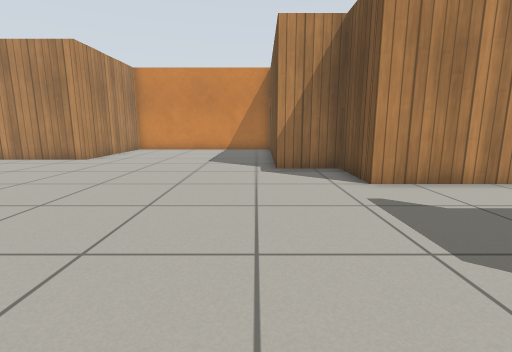
View 1 (above)

24 first-person views from a walk through a robot-simulator world made for Gazebo. The camera is 0.72 m above the floor, tilts 10° down and sees 85° across. Floor lines are 1 m apart. The floor is counted in squares, 0.5 m on a side. Each view is taken from the middle of a square. On the plan, view 1 faces up. The plan holds only what a view shows up to about 14 squares ahead; the rest is blank. Simple patterns stand in for the simulator's built-in surfaces.

View 2
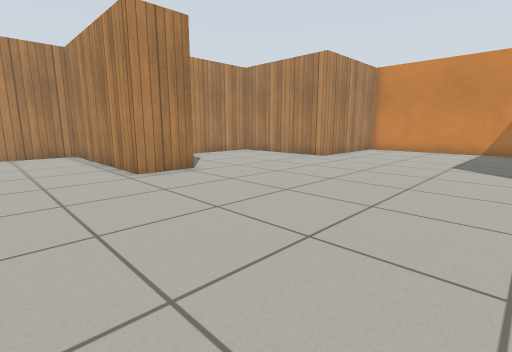

View 3
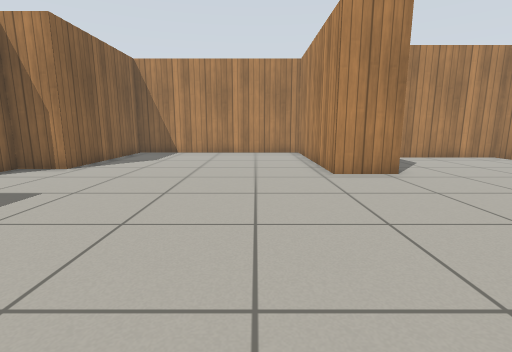

View 4
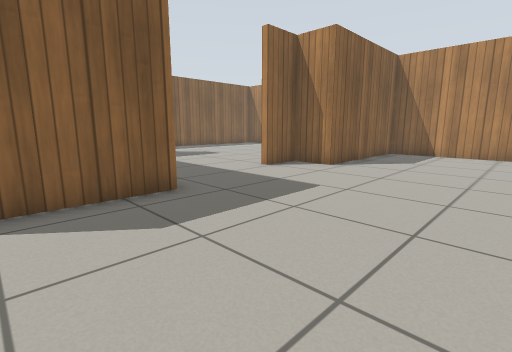

View 5
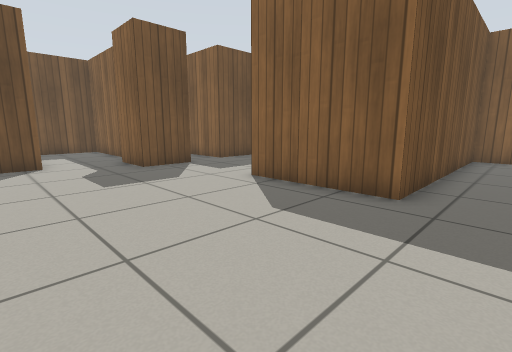

View 6
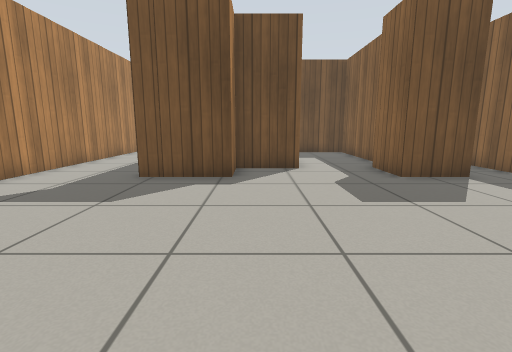

View 7
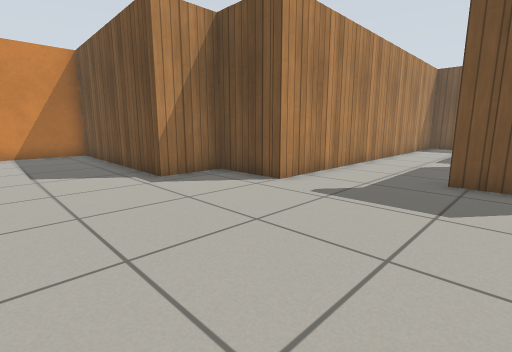

View 8
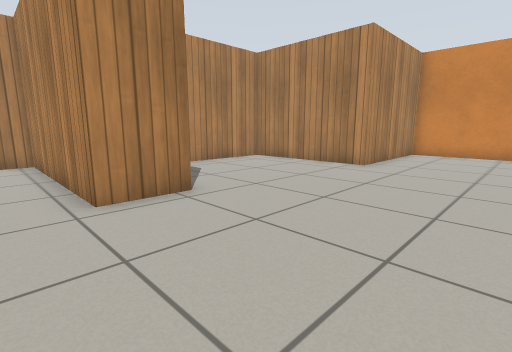

View 9
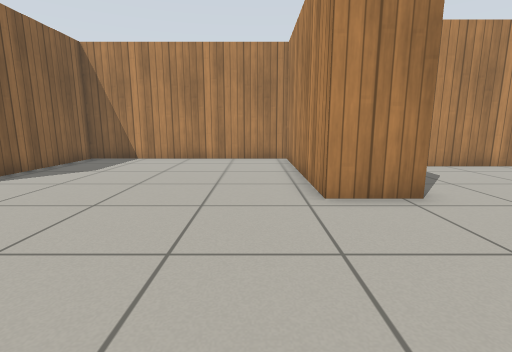

View 10
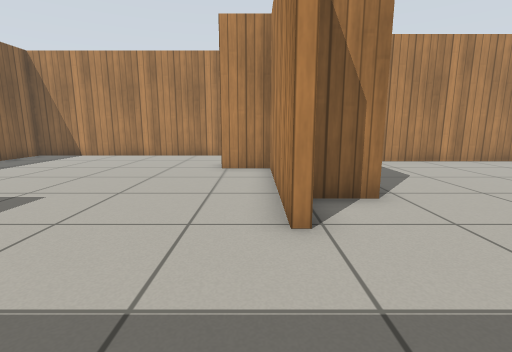

View 11
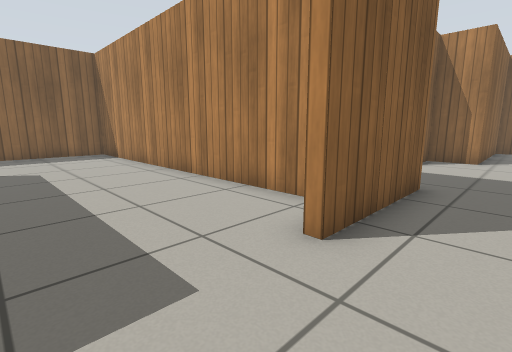

View 12
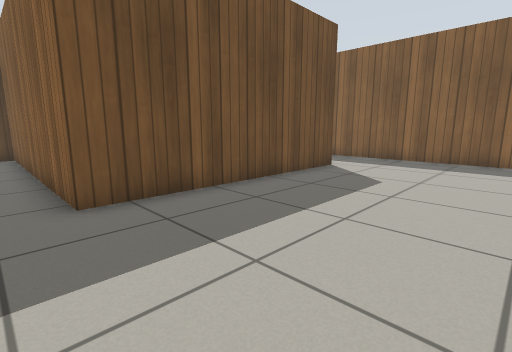

View 13
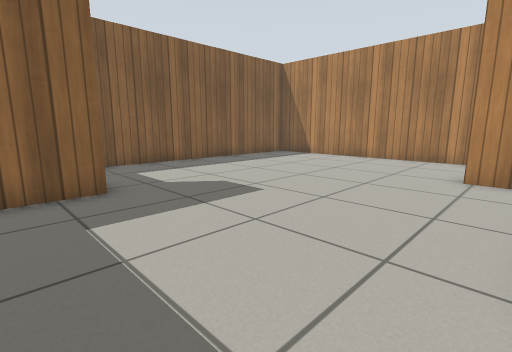

View 14
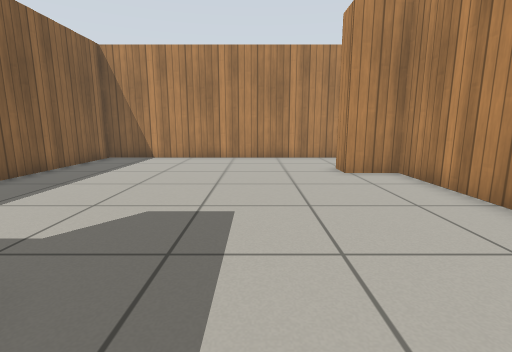

View 15
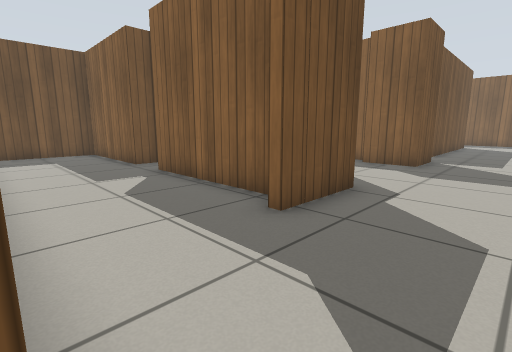

View 16
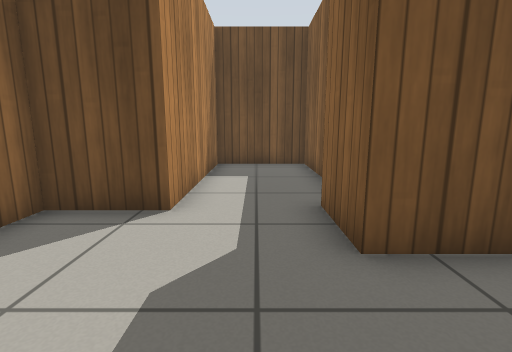

View 17
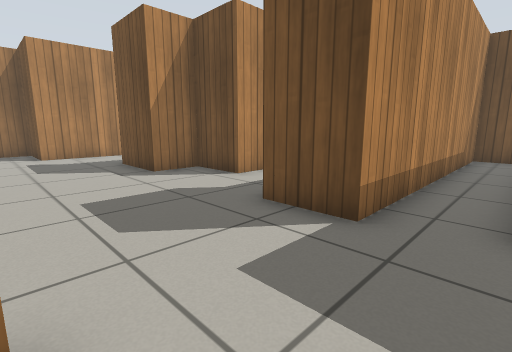

View 18
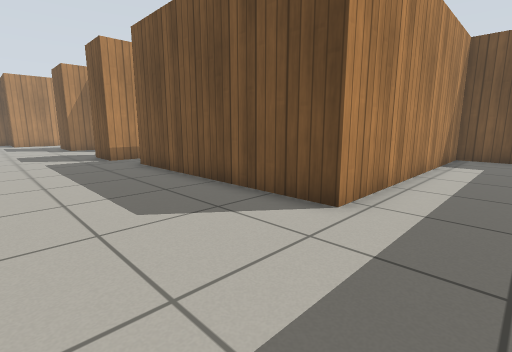

View 19
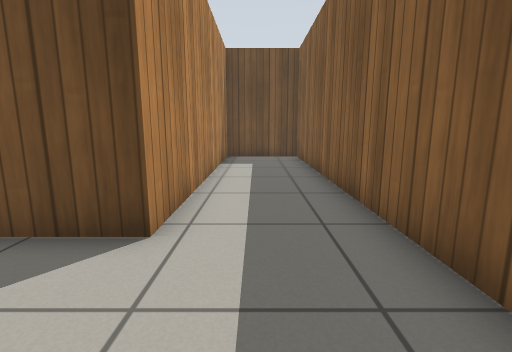

View 20
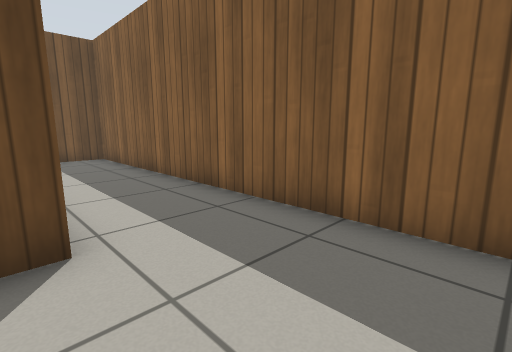

View 21
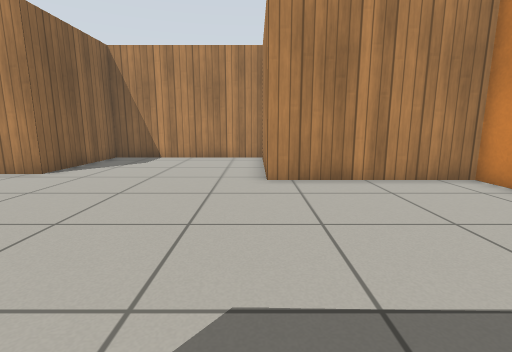

View 22
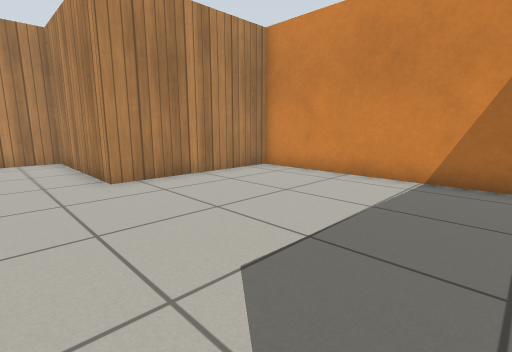

View 23
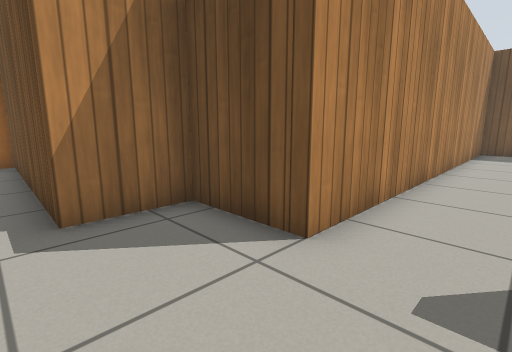

View 24
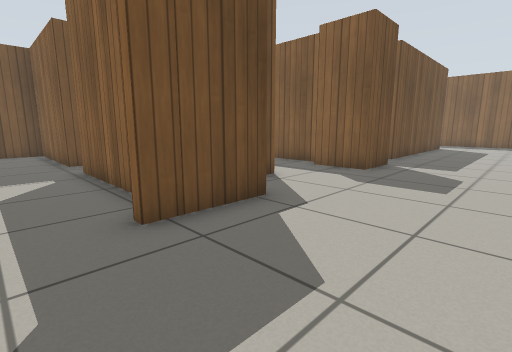

### Floor plan
Ten units are one square. View 1 is at (0, 0); x grows to the right and y downward. Boxes are objects, and circles mark ways between rooms. Rooms are numbered by the first view taken in them; rooms with no view inside come last. Other rooms are left out.
<svg viewBox="-186 -185 372 390">
<path fill="none" stroke="#000" d="M59 -27 110 -27M-32 85 -32 58 10 58M50 62 50 42 70 42M72 49 129 49 129 15 67 15 67 -7 50 -7 50 -34 54 -34M129 -18 129 -27 181 -27 181 -70 29 -70 29 -97 7 -97 9 -180 -75 -180 -75 -123 -132 -123 -132 -54 -85 -54 -85 -34 -157 -34 -157 55 -95 55 -95 72 -78 72M-7 73 -7 200 157 200 157 166 55 166 55 81 157 81 157 62 50 62M-70 145 -32 145 -32 85M-78 75 -137 75 -137 92 -148 92M-181 81 -181 189 -81 189"/>
<circle cx="25" cy="60" r="3" fill="#2a7"/>
<circle cx="-55" cy="75" r="3" fill="#2a7"/>
<text x="-30" y="-30">1</text>
<text x="40" y="140">2</text>
<text x="-110" y="130">3</text>
</svg>
Room 1 opens to room 2. Room 1 opens to room 3.

Where each view was taken, in squares from view 1:
view 1: 0 up, 0 right, facing up
view 2: 0 up, 0 right, facing up-left
view 3: 1 up, 0 right, facing left
view 4: 0 up, 0 right, facing down-left
view 5: 0 up, 5 left, facing down-right
view 6: 0 up, 3 left, facing right
view 7: 2 up, 3 left, facing up-right
view 8: 2 up, 3 left, facing up-left
view 9: 2 up, 3 left, facing left
view 10: 8 down, 4 left, facing left
view 11: 4 down, 4 right, facing down-left
view 12: 7 down, 0 right, facing down-right
view 13: 8 down, 5 left, facing down-left
view 14: 12 down, 5 left, facing left
view 15: 7 up, 2 right, facing down-right
view 16: 3 down, 2 right, facing right
view 17: 8 down, 1 right, facing up-right
view 18: 19 down, 1 right, facing up-right
view 19: 18 down, 2 right, facing right
view 20: 16 down, 2 right, facing down-right
view 21: 12 up, 0 right, facing left
view 22: 10 up, 0 right, facing up-left
view 23: 5 up, 0 right, facing up-right
view 24: 5 up, 1 right, facing down-right
